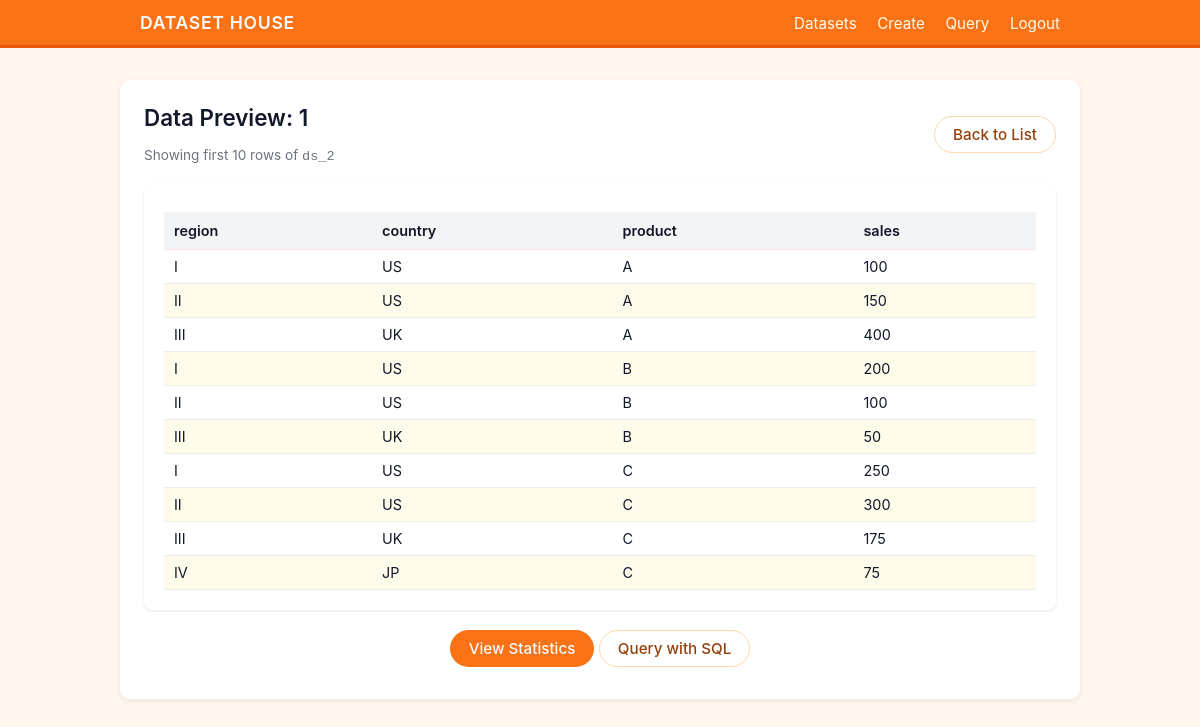
/dataset/preview/1 (signed in), run on an earlier commit of the app's database.
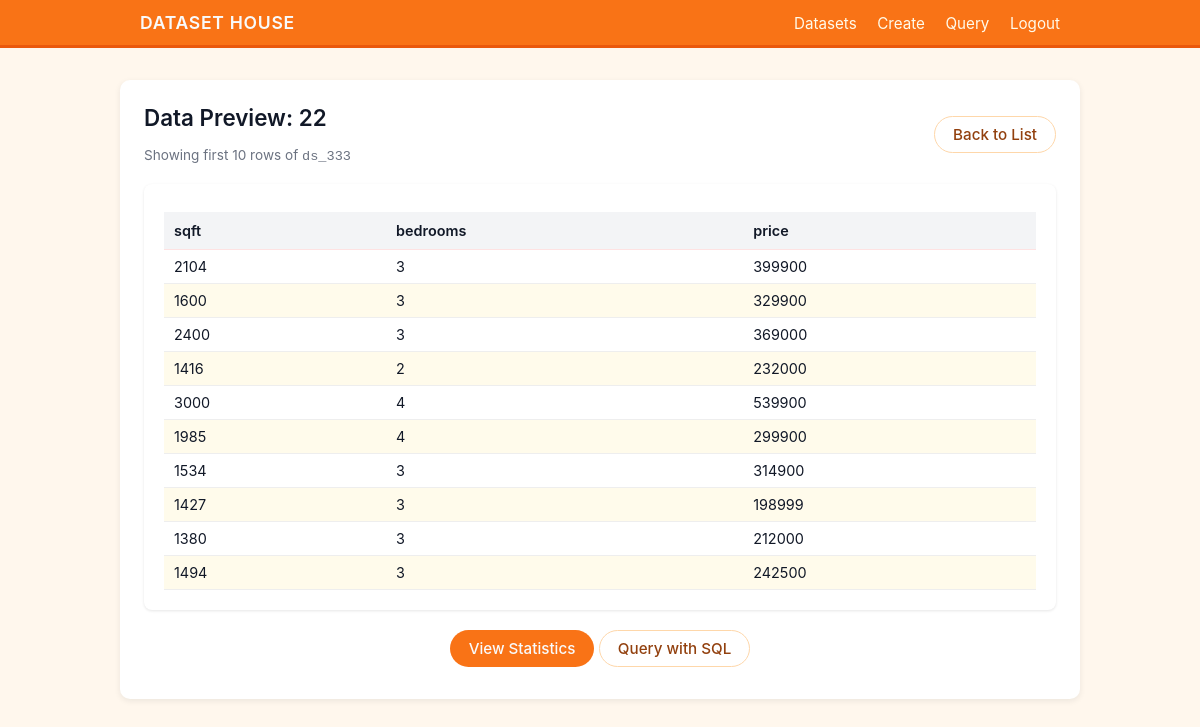
And on a later commit of the database.
### models.py (models this page shows)
class Dataset(db.Model):
    __tablename__ = 'datasets'
    id = db.Column(db.Integer, primary_key=True)
    name = db.Column(db.String(100), nullable=False)
    table_name = db.Column(db.String(100), unique=True, nullable=False)
    description = db.Column(db.Text)
    tags = db.Column(db.String(200))
    rows = db.Column(db.Integer, default=0)
    columns = db.Column(db.Integer, default=0)
    types = db.Column(db.String(200), default="unknown")
    visibility = db.Column(db.String(20), default='public')
    file_path = db.Column(db.String(200))
    created_at = db.Column(db.DateTime, default=datetime.utcnow)
    updated_at = db.Column(db.DateTime, default=datetime.utcnow, onupdate=datetime.utcnow)
    owner_id = db.Column(db.Integer, db.ForeignKey('users.id'), nullable=False)
    logs = db.relationship('QueryLog', backref='dataset', lazy=True, cascade="all, delete-orphan")

### app.py (the view)
@app.route('/dataset/preview/<int:id>')
@login_required
def dataset_preview(id):
    dataset = Dataset.query.get_or_404(id)
    try:
        query = f"SELECT * FROM {dataset.table_name} LIMIT 10"
        df = pd.read_sql(query, db.session.connection())
        table_html = df.to_html(classes='table table-striped table-hover', index=False, border=0)
    except Exception as e:
        flash(f"Error loading preview: {str(e)}", 'error')
        return redirect(url_for('dataset_list'))
    return render_template('dataset-preview.html', dataset=dataset, table_html=table_html)

### app.py (called while the page is built)
@login_manager.user_loader
def load_user(user_id):
    return User.query.get(int(user_id))

### templates/dataset-preview.html (shortened to what this page needs)
<!DOCTYPE html>
<html lang="en">
<head>
    <link rel="stylesheet" href="{{ url_for('static', filename='css/styles.css') }}">
</head>
<body>
<header>
    <div class="header-inner">
        <div class="logo">DATASET HOUSE</div>
        <nav>
            <a href="{{ url_for('dataset_list') }}">Datasets</a>
            <a href="{{ url_for('dataset_create') }}">Create</a>
            <a href="{{ url_for('dataset_query') }}" target="_blank">Query</a>
            <a href="{{ url_for('logout') }}">Logout</a>
        </nav>
    </div>
</header>
<main class="main">
    <div style="display: flex; justify-content: space-between; align-items: center; margin-bottom: 20px;">
        <div>
            <h1>Data Preview: {{ dataset.name }}</h1>
            <p class="text-muted" style="margin:0;">Showing first 10 rows of <code>{{ dataset.table_name }}</code></p>
        </div>
        <a href="{{ url_for('dataset_list') }}" class="btn btn-secondary">Back to List</a>
    </div>
    <div class="preview-container">
        {{ table_html | safe }}
    </div>
    <div style="margin-top: 20px; text-align: center;">
        <a href="{{ url_for('dataset_stats', id=dataset.id) }}" class="btn btn-primary">View Statistics</a>
        <a href="{{ url_for('dataset_query') }}" target="_blank" class="btn btn-secondary">Query with SQL</a>
    </div>
</main>
</body>
</html>

What changed in the data, as far as the page shows it:
changed Dataset: name "1" → "22"; table_name "ds_2" → "ds_333"
Also different on the page:
{{ table_html | safe }}: "region country product sales I US A 100 II US A 150 III UK A 400 I US B 200 II US B 100 III UK B 50 I US C 250 II US C 300 III UK C 175 IV JP C 75" → "sqft bedrooms price 2104 3 399900 1600 3 329900 2400 3 369000 1416 2 232000 3000 4 539900 1985 4 299900 1534 3 314900 1427 3 198999 1380 3 212000 1494 3 242500"
